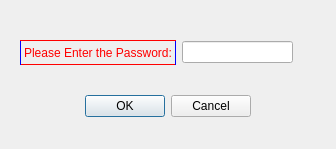
<?xml version="1.0" encoding="UTF-8"?>
<ui version="4.0">
 <class>passwordDialog</class>
 <widget class="QDialog" name="passwordDialog">
  <property name="geometry">
   <rect>
    <x>0</x>
    <y>0</y>
    <width>336</width>
    <height>149</height>
   </rect>
  </property>
  <property name="windowTitle">
   <string>Dialog</string>
  </property>
  <property name="styleSheet">
   <string notr="true">QPushButton {border-color:red blue}
QLabel {color:red}
QLabel{border-color: red blue;
			border-width:1px;
			border-style: solid}</string>
  </property>
  <widget class="QDialogButtonBox" name="buttonBox">
   <property name="geometry">
    <rect>
     <x>-90</x>
     <y>90</y>
     <width>341</width>
     <height>32</height>
    </rect>
   </property>
   <property name="orientation">
    <enum>Qt::Horizontal</enum>
   </property>
   <property name="standardButtons">
    <set>QDialogButtonBox::Cancel|QDialogButtonBox::Ok</set>
   </property>
  </widget>
  <widget class="QWidget" name="">
   <property name="geometry">
    <rect>
     <x>20</x>
     <y>40</y>
     <width>273</width>
     <height>25</height>
    </rect>
   </property>
   <layout class="QHBoxLayout" name="horizontalLayout">
    <item>
     <widget class="QLabel" name="label">
      <property name="text">
       <string>Please Enter the Password:</string>
      </property>
     </widget>
    </item>
    <item>
     <widget class="QLineEdit" name="passwordField">
      <property name="echoMode">
       <enum>QLineEdit::Password</enum>
      </property>
     </widget>
    </item>
   </layout>
  </widget>
 </widget>
 <resources/>
 <connections>
  <connection>
   <sender>buttonBox</sender>
   <signal>accepted()</signal>
   <receiver>passwordDialog</receiver>
   <slot>accept()</slot>
   <hints>
    <hint type="sourcelabel">
     <x>248</x>
     <y>254</y>
    </hint>
    <hint type="destinationlabel">
     <x>157</x>
     <y>274</y>
    </hint>
   </hints>
  </connection>
  <connection>
   <sender>buttonBox</sender>
   <signal>rejected()</signal>
   <receiver>passwordDialog</receiver>
   <slot>reject()</slot>
   <hints>
    <hint type="sourcelabel">
     <x>316</x>
     <y>260</y>
    </hint>
    <hint type="destinationlabel">
     <x>286</x>
     <y>274</y>
    </hint>
   </hints>
  </connection>
 </connections>
</ui>
